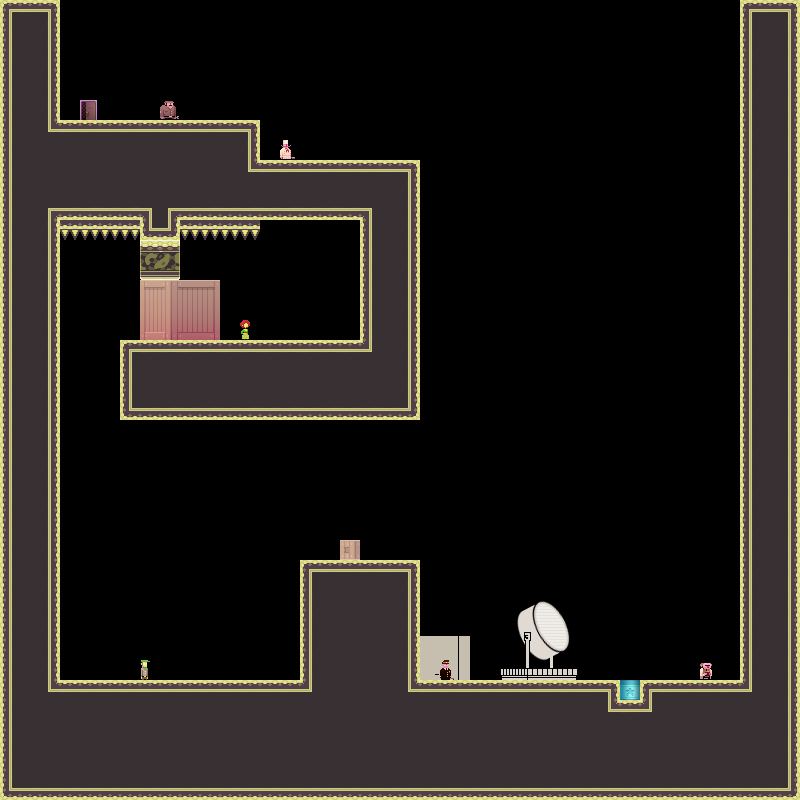

Tiled map render using the project's own tile images. Description and the map definition, with tile-layer contents summarised, below:
An orthogonal 40x40 tile map with 20x20 px tiles, 3 tile layers (bg, bg2, dontAutoLoad_sprites) and 16 objects.

<map version="1.0" orientation="orthogonal" width="40" height="40" tilewidth="20" tileheight="20">
 <tileset firstgid="1" name="tiles_military" tilewidth="20" tileheight="20">
  <image source="../Art/tiles_military.png" width="400" height="400" />
  <terraintypes>
   <terrain name="solid" tile="151" />
   <terrain name="hollow" tile="94" />
  </terraintypes>
  <tile id="8" terrain=",,,1" />
  <tile id="9" terrain=",,1,1" />
  <tile id="10" terrain=",,1,1" />
  <tile id="11" terrain=",,1,1" />
  <tile id="12" terrain=",,1,1" />
  <tile id="13" terrain=",,1,1" />
  <tile id="14" terrain=",,1," />
  <tile id="15" terrain="1,1,1," />
  <tile id="16" terrain="1,1,,1" />
  <tile id="28" terrain=",1,,1" />
  <tile id="34" terrain="1,,1," />
  <tile id="35" terrain="1,,1,1" />
  <tile id="36" terrain=",1,1,1" />
  <tile id="48" terrain=",1,,1" />
  <tile id="54" terrain="1,,1," />
  <tile id="68" terrain=",1,,1" />
  <tile id="74" terrain="1,,1," />
  <tile id="88" terrain=",1,,1" />
  <tile id="94" terrain="1,,1," />
  <tile id="108" terrain=",1,,1" />
  <tile id="114" terrain="1,,1," />
  <tile id="128" terrain=",1,," />
  <tile id="129" terrain="1,1,," />
  <tile id="130" terrain="1,1,," />
  <tile id="131" terrain="1,1,," />
  <tile id="132" terrain="1,1,," />
  <tile id="133" terrain="1,1,," />
  <tile id="134" terrain="1,,," />
  <tile id="148" terrain=",,,0" />
  <tile id="149" terrain=",,0,0" />
  <tile id="150" terrain=",,0," />
  <tile id="151" terrain="0,0,0," />
  <tile id="152" terrain="0,0,," />
  <tile id="153" terrain="0,0,,0" />
  <tile id="168" terrain=",0,,0" />
  <tile id="170" terrain="0,,0," />
  <tile id="171" terrain="0,,0," />
  <tile id="173" terrain=",0,,0" />
  <tile id="188" terrain=",0,," />
  <tile id="189" terrain="0,0,," />
  <tile id="190" terrain="0,,," />
  <tile id="191" terrain="0,,0,0" />
  <tile id="192" terrain=",,0,0" />
  <tile id="193" terrain=",0,0,0" />
  <tile id="194" terrain="0,0,0,0" />
  <tile id="195" terrain="1,1,1,1" />
  <tile id="356">
   <properties>
    <property name="LargeCrate" value="" />
   </properties>
  </tile>
  <tile id="380">
   <properties>
    <property name="Andre" value="" />
   </properties>
  </tile>
  <tile id="381">
   <properties>
    <property name="Liselot" value="" />
   </properties>
  </tile>
  <tile id="382">
   <properties>
    <property name="Amsterdaam" value="" />
   </properties>
  </tile>
  <tile id="383">
   <properties>
    <property name="Worker" value="" />
   </properties>
  </tile>
  <tile id="384">
   <properties>
    <property name="Inspector" value="" />
   </properties>
  </tile>
  <tile id="385">
   <properties>
    <property name="Chef" value="" />
   </properties>
  </tile>
  <tile id="386">
   <properties>
    <property name="Exit" value="" />
   </properties>
  </tile>
  <tile id="387">
   <properties>
    <property name="Trampoline" value="" />
   </properties>
  </tile>
  <tile id="388">
   <properties>
    <property name="SmallCrate" value="" />
   </properties>
  </tile>
  <tile id="389">
   <properties>
    <property name="SugarBag" value="" />
   </properties>
  </tile>
 </tileset>
 <layer name="bg" width="40" height="40">
  <data>[1600 cells, 645 non-empty, 22 distinct tile ids]</data>
 </layer>
 <layer name="bg2" width="40" height="40">
  <data>[1600 cells, 55 non-empty, 55 distinct tile ids]</data>
 </layer>
 <objectgroup name="boxes" width="40" height="40">
  <object x="0" y="0" width="60" height="680" />
  <object x="0" y="680" width="800" height="120" />
  <object x="740" y="0" width="60" height="680" />
  <object x="60" y="120" width="200" height="100" />
  <object x="360" y="160" width="60" height="260" />
  <object x="420" y="240">
   <polyline points="0,0 0,340" />
  </object>
  <object x="520" y="260">
   <polyline points="0,0 0,280" />
  </object>
  <object x="620" y="280">
   <polyline points="0,0 0,240" />
  </object>
  <object x="680" y="300">
   <polyline points="0,0 0,200" />
  </object>
  <object x="120" y="340" width="240" height="80" />
  <object x="140" y="220" width="40" height="60" />
  <object x="60" y="340">
   <polyline points="0,0 0,260" />
  </object>
  <object x="300" y="560" width="120" height="120" />
  <object x="260" y="160" width="100" height="60" />
 </objectgroup>
 <layer name="dontAutoLoad_sprites" width="40" height="40">
  <data>[1600 cells, 21 non-empty, 21 distinct tile ids]</data>
 </layer>
 <objectgroup name="dontAutoLoad_death" width="40" height="40">
  <object x="60" y="220" width="80" height="20" />
  <object x="180" y="220" width="80" height="20" />
 </objectgroup>
</map>
